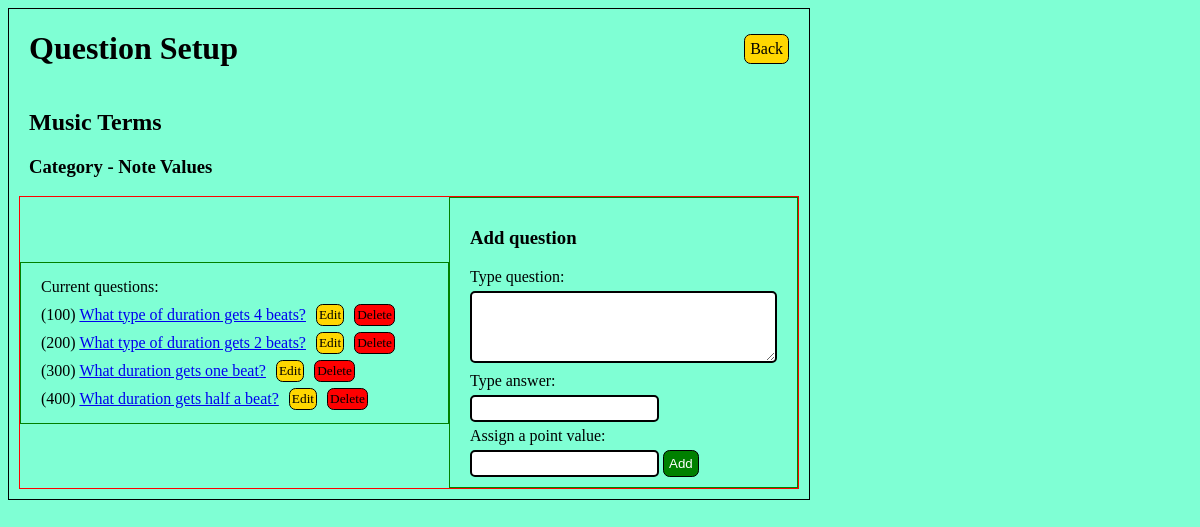
The app's page /games/categories/3 with its own data.
### gameboard_app/models.py (models this page shows, shortened)
class Category(models.Model):
    name = models.CharField(max_length=255)
    game_assigned = models.ForeignKey(Game, related_name="categories_avail", on_delete = models.CASCADE)
    created_at = models.DateTimeField(auto_now_add=True)
    updated_at = models.DateTimeField(auto_now=True)
    @classmethod
    def get_by_id(cls, id):
        return cls.objects.get(id=id)

class Game(models.Model):
    title = models.CharField(max_length=255)
    created_at = models.DateTimeField(auto_now_add=True)
    updated_at = models.DateTimeField(auto_now=True)

class Question(models.Model):
    question = models.TextField()
    answer = models.CharField(max_length=255)
    points = models.IntegerField(default=100)
    category_assigned = models.ForeignKey(Category, related_name="question_list", on_delete = models.CASCADE)
    created_at = models.DateTimeField(auto_now_add=True)
    updated_at = models.DateTimeField(auto_now=True)

### gameboard_app/views.py (the view)
# urls.py: path('categories/<int:cat_id>', views.display_cat_questions, name='show_cat_qs'),
def display_cat_questions(request, cat_id):
    context = {
        'category': Category.get_by_id(cat_id),
    }
    return render(request, 'new_question.html', context)

### gameboard_app/templates/new_question.html (shortened to what this page needs)
<!DOCTYPE html>
<html lang="en">
<head>
    {% load static %}
    <link rel="stylesheet" href="{% static 'css/style.css' %}">
</head>
<body>
    <div class="wrapper">
        <div class="nav_bar">
            <h1>Question Setup</h1>
            <a class="back" href="{% url 'show_cats' %}">Back</a>
        </div>
        <div>
            <h2 style="padding: 0px 20px;">{{ category.game_assigned.title }}</h2>
            <h3 style="padding: 0px 20px;">Category - {{ category.name }}</h3>
        <div id="question_box">
            <div id="ques_box_left">
                <p>Current questions:</p>
                {% for question in category.question_list.all %}
                    <div style="display: flex; align-items: center;">
                        <p>({{ question.points }}) <a href="{% url 'show_ques' question.id %}">{{ question.question }}</a></p>
                        <a class="q_edit" href="{% url 'edit_ques_page' question.id %}">Edit</a>
                        <a class="q_delete" href="{% url 'delete_ques' question.id %}">Delete</a>
                    </div>
                {% endfor %}
            </div>
            <div id="ques_box_right">
                <h3>Add question</h3>
                <form action="{% url 'new_question' %}" method="post">
                    <p><label>Type question:</label></p>
                    <textarea class="input" name="question" cols="35" rows="4"></textarea>
                    <p><label>Type answer:</label></p>
                    <input class="input" type="text" name="answer">
                    <p><label>Assign a point value:</label></p>
                    <input class="input" type="number" name="points">
                    <input class="add" type="submit" value="Add">
                </form>
            </div>
        </div>
    </div>
</body>
</html>

### gameboard_app/static/css/style.css (style rules this page uses)
body { background-color:aquamarine; }
.wrapper { width: 800px; border: 1px solid black; }
.nav_bar { display: flex; justify-content: space-between; align-items: center; padding: 0px 20px; }
.back, .delete, .q_edit, .q_delete, .play, .add { text-decoration: none; border: 1px solid black; border-radius: 5pt; background-color: gold; color: black; padding: 5px; }
.delete, .q_delete { background-color: red; }
.q_edit, .q_delete { font-size: 10pt; padding: 2px; margin: 0px 0px 0px 10px; }
.add { background-color: green; color: white; }
#select_game, #category_box, #question_box { border: 1px solid red; display: flex; align-items: center; margin: 10px; }
.inner_boxes, #ques_box_left, #ques_box_right { border: 1px solid green; padding: 10px 20px; width: 50%; }
#ques_box_left { width: 60%; }
#ques_box_right { width: 40%; }
p { margin: 5px 0px; }
.input { border: 2px solid black; border-radius: 5px; padding: 4px; }

### records on screen
Category: game_assigned "Music Terms", name "Note Values"
Question: points "100", question "What type of duration gets 4 beats?"
Question: points "200", question "What type of duration gets 2 beats?"
Question: points "300", question "What duration gets one beat?"
Question: points "400", question "What duration gets half a beat?"
